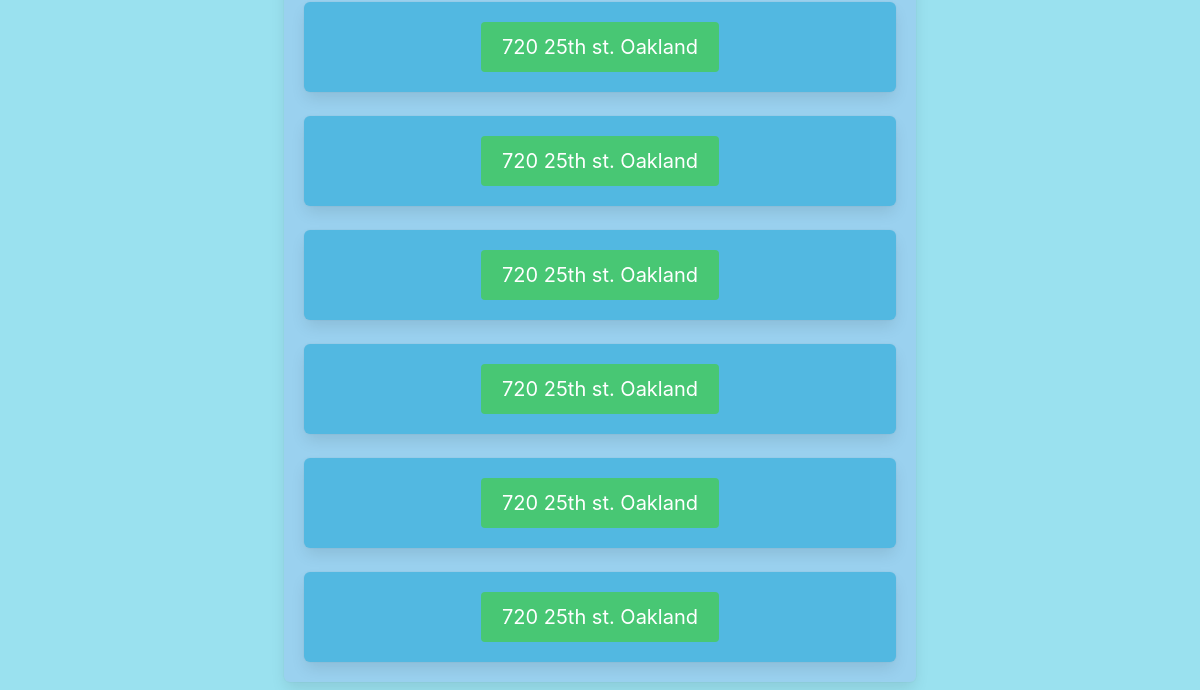
/sport/create (lower part), run on an earlier commit of the app's database.
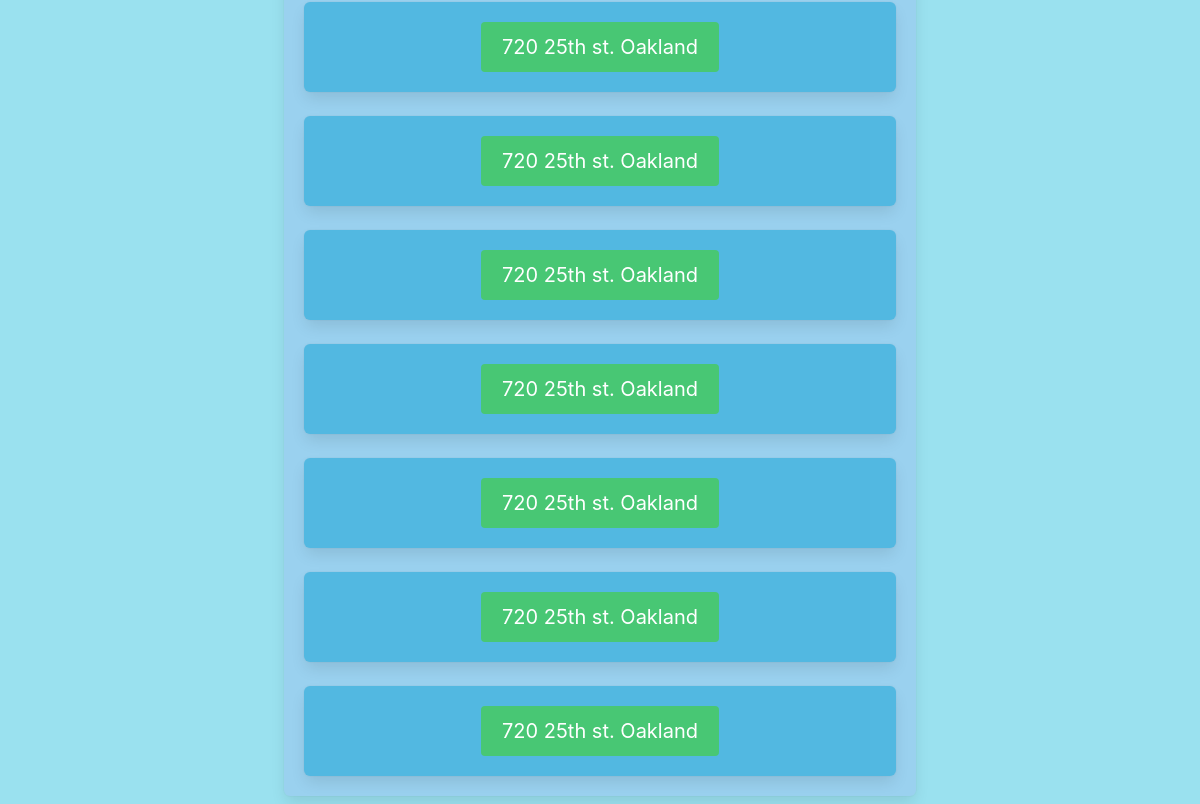
And on a later commit of the database.
### rock/models.py (models this page shows, shortened)
class Location(models.Model):
	def __str__(self):
		return (self.address + " " + self.zip)
	rocker = models.ForeignKey(rocker, on_delete=models.CASCADE, null=True)
	sport = models.ForeignKey(Sport, on_delete=models.CASCADE, null=True)
	zip = models.TextField(max_length=5, null=False, blank=False, unique=False, default="")
	address = models.TextField(max_length=30, null=False, blank=False, unique=False, default="")
	longitude = models.FloatField(null=True, blank=True, default=None)
	latitude = models.FloatField(null=True, blank=True, default=None)
	location_img = models.ImageField(upload_to='images/', blank=True)
	created = models.DateField(auto_now=True)
	updated = models.DateField(auto_now=True)     # everytime the obj is saved, new time is saved

### rock/views/sport.py (the view)
def create_sport(request):
    if request.method == "POST":
        user = request.user
        if not user.is_authenticated:
            return redirect("rock:login")
        rocker = user.rocker
        choice = request.POST["sports"]
        if choice == "basketball":
            is_basketball=True
            is_tennis=False
            is_baseball=False
        elif choice == "tennis":
            is_basketball=False
            is_tennis=True
            is_baseball=False
        elif choice == "baseball":
            is_basketball=False
            is_tennis=False
            is_baseball=True
        else:
            print("no choice")
        if not choice:
            return render(request, "rock/sport/create_sport.html", {"error":"Please fill in all required fields"})
        try:
            sport = Sport.objects.create(rocker=rocker, sport=choice, is_basketball=is_basketball, is_tennis=is_tennis, is_baseball=is_baseball)
            sport.save()
            sport = get_object_or_404(Sport, pk=sport.id)
            location = Location.objects.filter(sport=sport.id)
            return render(request, "rock/sport/show_sport.html",{"user":user, "sport":sport})
        except:
            return render(request, "rock/sport/create_sport.html", {"error":"Choose a sport!"})
    else:
        user = request.user
        all_locations = Location.objects.all()
        return render(request, "rock/index.html", {"user":user, "all_locations": all_locations, "error":"Can't create!"})

### rock/templates/rock/index.html (shortened to what this page needs)
{% extends "rock/base.html" %}
{% block content %}
<div class="has-text-centered tile is-ancestor">
  <div style="margin: auto" class="tile is-8 is-parent">
    <div class="tile is-child box front-background">
      {% for location in all_locations %}
        <div class="box alt-front-background">
          <div class="content alt-front-background" align="left">
            <center>
              <a class="button is-success is-medium" href="{% url 'location:show_location' location.id %}">
                {{ location }}
              </a>
            </center>
          </div>
        </div>
      {% endfor %}
    </div>
  </div>
</div>
{% endblock content %}

What changed in the data, as far as the page shows it:
added Location: address+zip "720 25th st. Oakland"
